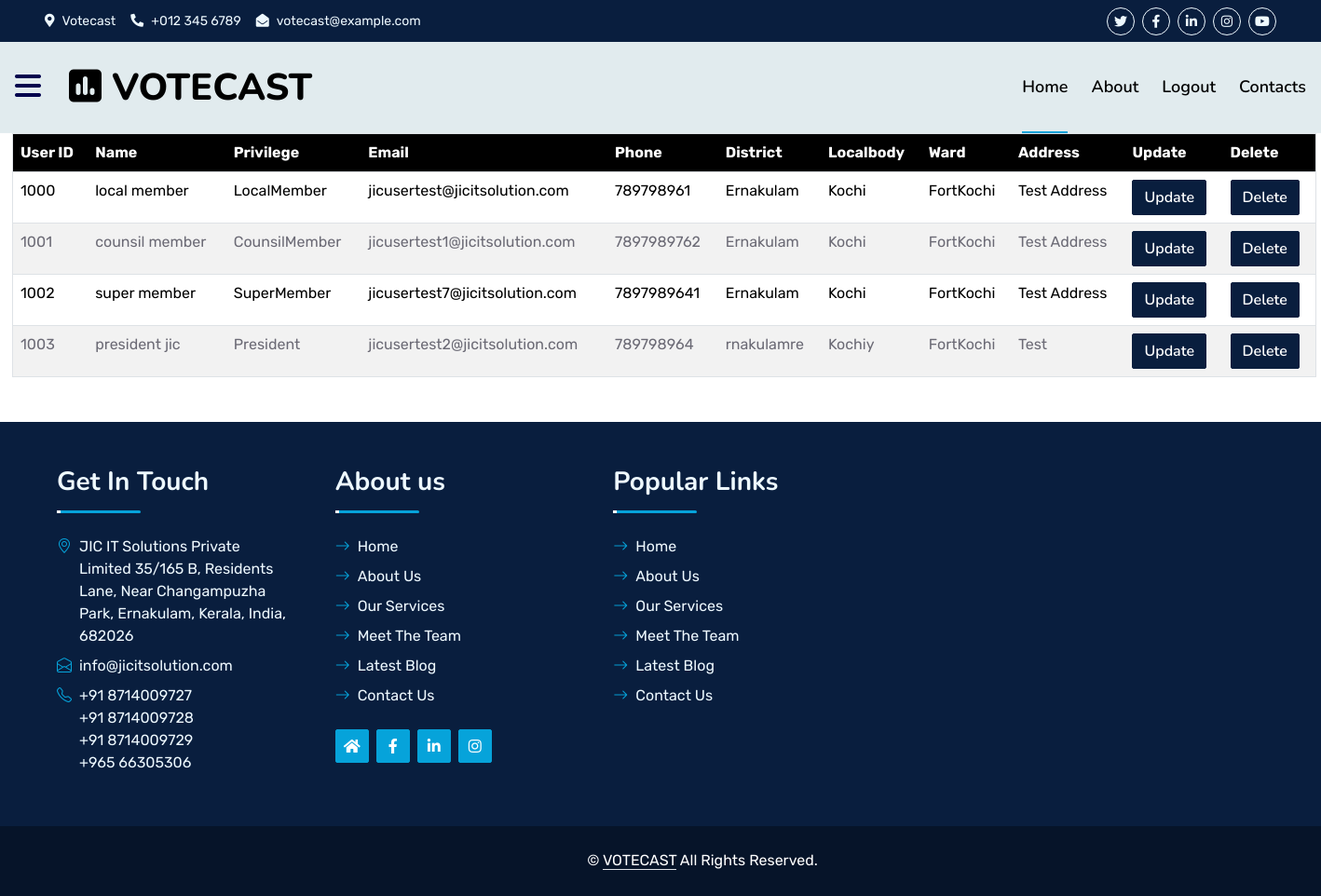
The page /verifiedusers/ on the database its author committed.
### electionapp/models.py (models this page shows, shortened)
class UserRegisterModel(models.Model):
    catchchoice = [
        ('LocalMember', 'LocalMember'),
        ('CounsilMember', 'CounsilMember'),
        ('SuperMember', 'SuperMember'),
        ('President', 'President'),
    ]
    choice=[
        ('Verified','Verified')
    ]
    uid = models.IntegerField()
    username = models.CharField(max_length=200)
    privilege = models.CharField(max_length=80,choices=catchchoice,null=False,blank=False)
    firstname = models.CharField(max_length=100)
    lastname = models.CharField(max_length=100)
    email = models.EmailField()
    phone = models.IntegerField()
    district = models.CharField(max_length=100)
    localbody = models.CharField(max_length=100)
    ward = models.CharField(max_length=100)
    address = models.CharField(max_length=200)
    password = models.CharField(max_length=20)
    confirmpassword = models.CharField(max_length=20)
    verify_user=models.CharField(max_length=100,choices=choice)

### electionapp/views.py (the view)
# urls.py: path('verifiedusers/', VerifiedUsers),
def VerifiedUsers(request):
    data=UserRegisterModel.objects.filter(verify_user='Verified')
    return render(request,'AdminU/verifieddisplay.html',{'data':data})

### electionapp/templates/AdminU/verifieddisplay.html (shortened to what this page needs)
<!DOCTYPE html>
<html lang="en">
<link href="https://cdn.jsdelivr.net/npm/bootstrap@5.0.2/dist/css/bootstrap.min.css" rel="stylesheet">
<head>
</head>
{% include 'AdminU/base.html' %}<br><br>
<body>
  <center>
  <table class="table table-striped   ms-2  " border="1" style="width:1400px;margin-top:50px;background-color:white;color:black;">
    <tr style="color:white;background-color:black;">
        <th>User ID</th>
        <th>Name</th>
        <th>Privilege</th>
        <th>Email</th>
        <th>Phone</th>
        <th>District</th>
        <th>Localbody</th>
        <th>Ward</th>
        <th>Address</th>
        <th>Update</th>
        <th>Delete</th>
  </tr>
  {% for i in data %}
  <tr>
    <td>{{i.uid}}</td>
    <td>{{i.firstname}} {{i.lastname}}</td>
    <td>{{i.privilege}}</td>
    <td>{{i.email}}</td>
    <td>{{i.phone}}</td>
    <td>{{i.district}}</td>
    <td>{{i.localbody}}</td>
    <td>{{i.ward}}</td>
    <td>{{i.address}}</td>
    <td><a href="/userupdate/{{i.id}}" class='btn btn-dark'>Update</a></td>
    <td><a href="/userdelete/{{i.id}}" class='btn btn-dark'>Delete</a></td>
  </tr>
{% endfor %}
</table>
</center>
</body>
{% include 'footer.html' %}
</html>

### electionapp/static/css/style.css (style rules this page uses)
:root { --primary: #06A3DA; --secondary: #34AD54; --light: #EEF9FF; --dark: #091E3E; }
.btn { font-family: 'Nunito', sans-serif; font-weight: 600; transition: .5s; }

### rows shown on the page
UserRegisterModel: uid "1000", firstname "local", lastname "member", privilege "LocalMember", email "jicusertest@jicitsolution.com", phone "789798961", district "Ernakulam", localbody "Kochi", ward "FortKochi", address "Test Address"
UserRegisterModel: uid "1001", firstname "counsil", lastname "member", privilege "CounsilMember", email "jicusertest1@jicitsolution.com", phone "7897989762", district "Ernakulam", localbody "Kochi", ward "FortKochi", address "Test Address"
UserRegisterModel: uid "1002", firstname "super", lastname "member", privilege "SuperMember", email "jicusertest7@jicitsolution.com", phone "7897989641", district "Ernakulam", localbody "Kochi", ward "FortKochi", address "Test Address"
UserRegisterModel: uid "1003", firstname "president", lastname "jic", privilege "President", email "jicusertest2@jicitsolution.com", phone "789798964", district "rnakulamre", localbody "Kochiy", ward "FortKochi", address "Test"
